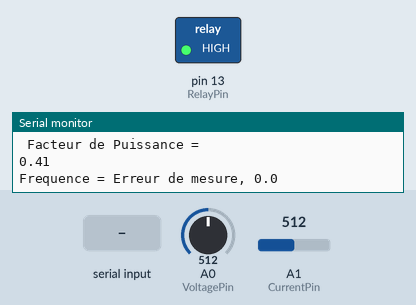
A sketch run on a simulated Arduino Uno, built with avr-gcc and run on an emulated ATmega328P. Parts: switched loads named in the sketch (green lamp = pin HIGH), the last lines printed to the serial monitor. The test bench sets the inputs (shaded band); at power-on: A0 (VoltagePin) = 512, A1 (CurrentPin) = 512.

Above: at 3.3 s.
3.4 s: "off" received over the second serial link
At 4.9 s:
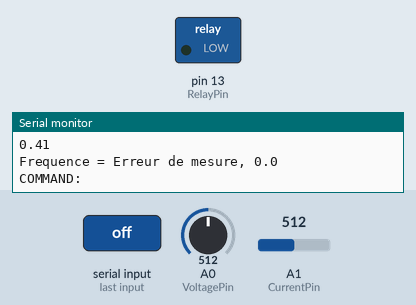
5.6 s: A0 (VoltagePin) set to 141
7.1 s: A0 (VoltagePin) set to 124
9.2 s: "on" received over the second serial link
At 10.6 s:
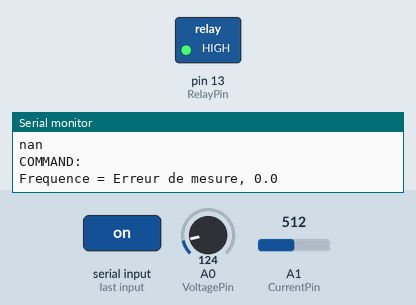
Timing chart, 0 to 11.7 s (numbered marks = the images above; inputs shaded):
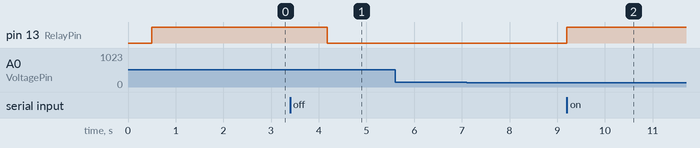

The sketch:

wattmetre_intelligente.ino
```cpp
#include <SoftwareSerial.h>
#include <FreqMeasure.h>

#define VoltagePin 0 // A0
#define CurrentPin 1 // A1

#define RelayPin 13
boolean relayOn = true;

#define DEBUG 1 // 1- serial debug, 0- debug off

// Mesurement interval
long mInterval_Power = 5000; // measure power every (ms)
int mTimer_Power = 0;

int tickInterval = 1000; // delay in ms between arduino cycle (adjust depending on intervals)

// number of measurements to take for average
int measurement_num = 1000;

// Xbee Serial Config
SoftwareSerial xbeeSerial(9, 10); // RX, TX
const String moduleName = "wattmetre";
String cmdPrefix = "<PI|" + moduleName + "|";

// LCD
SoftwareSerial LCDSerial(-1,11); // pin 11 = TX

void setup() {
  Serial.begin(9600);
  xbeeSerial.begin(9600);
  FreqMeasure.begin();


  delay(500); // attend pour que la LCD boot

  pinMode(RelayPin, OUTPUT);

  if(relayOn) {
    digitalWrite (RelayPin, HIGH);
  }

  //delay(100);
  getPower();
}

void loop() {
  if(xbeeSerial.available()){
    processCommand();
  }

  if (mTimer_Power >= mInterval_Power) {
    getPower();
    mTimer_Power = 0;
  }

  mTimer_Power += tickInterval;
  delay(tickInterval);
}


void getPower() {
  int input_Voltage = 0;
  int input_Current = 0;

  float power_average = 0;
  float power_apparent = 0;
  float power_active = 0;
  float power_factor = 0;

  float Vrms = 0;
  float Irms = 0;

  float current_sum = 0;
  float voltage_sum = 0;
  float power_sum = 0;

  float input_CurrentMod = 0;

  float average_div = (float)measurement_num;

  for(int i=0; i<measurement_num; i++) {
    // Voltage
    input_Voltage = analogRead(VoltagePin);

    input_Voltage = map( input_Voltage, 394 , 649 , 60 , -60);
    voltage_sum += input_Voltage*input_Voltage/average_div;

    // Current
    input_Current = analogRead(CurrentPin);
    input_CurrentMod = input_Current;
    input_CurrentMod = map( input_Current, 508 , 519 , -150 , 150);
    input_Current = map( input_Current, 517 , 559 , 0 , 415);
    current_sum += pow((float)input_Current, 2);

    // Power
    power_sum += (float)((input_CurrentMod/average_div)*input_Voltage);
  }

  Vrms = sqrt(voltage_sum);

  float current_average = current_sum/average_div;
  float current_rms_temp = sqrt(current_average);

  Irms = map( current_rms_temp, 14 , 530 , 0.0 , 1500.0); // remap to RMS value

  power_apparent = (Irms/average_div)*Vrms;

  power_active = abs(power_sum/average_div);

  power_factor = power_active/power_apparent;
  if(power_factor > 1) {
    power_factor = 1;
  }
  if(DEBUG){
    Serial.println(" V = ");
    Serial.println(Vrms);
    Serial.println(" I = ");
    Serial.println(Irms);
    Serial.println(" S = ");
    Serial.println(power_apparent);
    Serial.println(" P = ");
    Serial.println(power_active);
    Serial.println(" Facteur de Puissance = ");
    Serial.println(power_factor);
  }

  if(xbeeSerial.available() > 0){
    processCommand();
  }
  sendPowerData(Vrms, Irms, power_apparent, power_active, power_factor);

}

float getFrequence() {
  double sum = 0.0;
  int count = 0;
  float frequency = 0.0;

  unsigned long lastFreq = millis();

  while(count != 30) {

    if(xbeeSerial.available() > 0){
      processCommand();
    }

    if (FreqMeasure.available()) {
      sum += FreqMeasure.read();
      count += 1;
      lastFreq = millis();
    }else {
      if(millis() - lastFreq > 1000) {
        Serial.println( "Frequence = Erreur de mesure, 0.0");
        return -1;
      }
    }
  }


  frequency = F_CPU / (sum / count);

  if(DEBUG) {
    Serial.println(" Frequence = ");
    Serial.println(frequency);
  }

  return frequency;
}


void sendPowerData(float Vrms, float Irms, float power_apparent, float power_active, float power_factor) {

  if(isnan(Vrms)) Vrms = 0;
  if(isnan(Irms)) Irms = 0;
  if(isnan(power_apparent)) power_apparent = 0;
  if(isnan(power_active)) power_active = 0;
  if(isnan(power_factor)) power_factor = 0;

  String data = "power|";
  char buffer[10];

  float freq = getFrequence();

  if(freq == -1 || (freq > 0 && freq < 10)) { // frequence pas normal, envoye des 0
    freq = 0;
    Vrms = 0;
    Irms = 0;
    power_apparent = 0;
    power_active = 0;
    power_factor = 0;
  }
  if(power_active <= 0) {
    power_apparent = 0;
  }

  dtostrf(Vrms, 2, 2, buffer);
  data.concat(String(buffer) + "|");
  dtostrf(Irms, 2, 2, buffer);
  data.concat(String(buffer) + "|");
  dtostrf(power_apparent, 2, 2, buffer);
  data.concat(String(buffer) + "|");
  dtostrf(power_active, 2, 2, buffer);
  data.concat(String(buffer) + "|");
  dtostrf(power_factor, 2, 3, buffer);
  data.concat(String(buffer) + "|");
  dtostrf(freq, 2, 2, buffer);
  data.concat(String(buffer));


  LCDWrite(Vrms, Irms, power_apparent, power_active, power_factor);
  sendCommand(data);

}

void LCDWrite(float Vrms, float Irms, float power_apparent, float power_active, float power_factor) {

  xbeeSerial.end();
  LCDSerial.begin(9600);

  LCDClear();

  String line1 = "";
  String line2 = "";
  char buffer[10];

  line1.concat("S=");
  dtostrf(power_apparent, 2, 2, buffer);
  line1.concat(String(buffer));

  line1.concat(" P=");
  dtostrf(power_active, 2, 2, buffer);
  line1.concat(String(buffer));

  line2.concat("cos = ");
  dtostrf(power_factor, 2, 2, buffer);
  line2.concat(String(buffer));


  LCDMoveCursor(0,0);
  LCDSerial.print(line1);

  LCDMoveCursor(1,0);
  LCDSerial.print(line2);

  LCDSerial.end();
  xbeeSerial.begin(9600);

}

void sendCommand(String cmd) {
  String sendCmd = cmdPrefix;
  sendCmd.concat(cmd);
  delay(100);
}


String readCommand() {
  String command = readStringSerial();

  command.replace(cmdPrefix, "");
  return command;
}

void processCommand() {
  Serial.println("COMMAND: ");
  String command = readCommand();


  if(command == "off") {
    return closeRelay();
  }else if(command == "on") {
    return openRelay();
  }
}


void closeRelay() {
  digitalWrite(RelayPin, LOW);
}
void openRelay() {
  digitalWrite(RelayPin, HIGH);
}


String readStringSerial() {
    String content = "";
    char character;

    while(xbeeSerial.available() > 0) {
        character = xbeeSerial.read();
        content.concat(character);
    }
    return content;
}


/*
position 0   1   2   3   4   5   6   7   8   9   10  11  12  13  14  15
line 0   128   129   130   131   132   133   134   135   136   137   138   139   140   141   142   143
line 1   192   193   194   195   196   197   198   199   200   201   202   203   204   205   206   207
*/
void LCDMoveCursor(int line, int index) {
  LCDSerial.write(254); // dit au LCD qu'on veut modifier le cursor
  if(line == 0){
    LCDSerial.write(128 + index);
  }else if(line == 1){
    LCDSerial.write(192 + index);
  }

  return;
}

void LCDClear() {
  LCDMoveCursor(0,0);
  LCDSerial.write("                ");
  LCDSerial.write("                ");
  LCDMoveCursor(0,0);
  return;
}
```

Measured:
- after the input at 3.4 s, pin 13 (RelayPin): HIGH → LOW after 0.78 s
- after the input at 5.6 s, every drawn part: stays the same
- after the input at 9.2 s, pin 13 (RelayPin): LOW → HIGH at once
